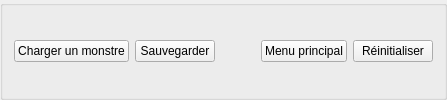
             <widget class="QGroupBox" name="buttonsBox">
              <property name="title">
               <string/>
              </property>
              <layout class="QHBoxLayout" name="horizontalLayout_34">
               <item>
                <widget class="QPushButton" name="loadButton">
                 <property name="text">
                  <string>Charger un monstre</string>
                 </property>
                </widget>
               </item>
               <item>
                <widget class="QPushButton" name="saveButton">
                 <property name="text">
                  <string>Sauvegarder</string>
                 </property>
                </widget>
               </item>
               <item>
                <spacer name="buttonsSpacer">
                 <property name="orientation">
                  <enum>Qt::Horizontal</enum>
                 </property>
                 <property name="sizeHint" stdset="0">
                  <size>
                   <width>40</width>
                   <height>20</height>
                  </size>
                 </property>
                </spacer>
               </item>
               <item>
                <widget class="QPushButton" name="homepageButton">
                 <property name="text">
                  <string>Menu principal</string>
                 </property>
                </widget>
               </item>
               <item>
                <widget class="QPushButton" name="resetButton">
                 <property name="text">
                  <string>Réinitialiser</string>
                 </property>
                </widget>
               </item>
              </layout>
             </widget>
